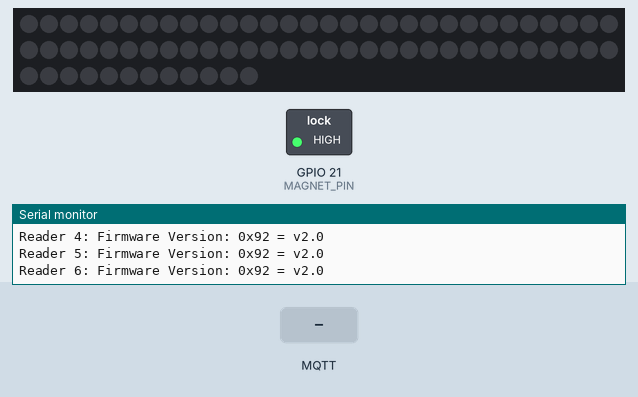
This sketch was run on a simulated ESP32. Shown: 72 RGB LEDs in strip order, left to right, continuing on the next row, switched loads named in the sketch (green lamp = pin HIGH), the last lines printed to the serial monitor. Inputs (shaded band) come from the test bench. WiFi joins after 1.5 s; servers stay silent unless stated; random numbers use the default seed unless the sketch sets one; no MQTT or app messages arrive unless stated.

Above: at 3.1 s.
3.2 s: MQTT message "solvle" arrives on the first subscribed topic
At 5.5 s:
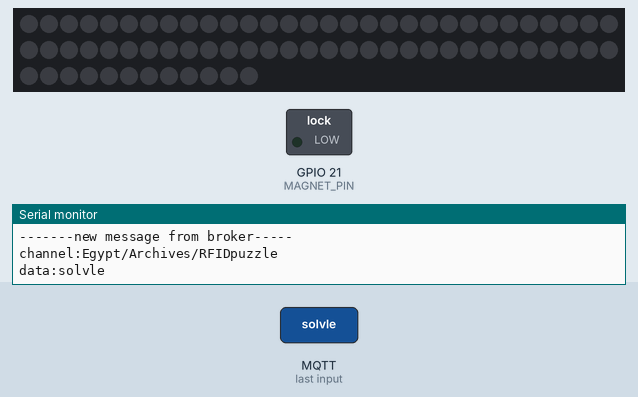
5.8 s: MQTT message "reset" arrives on the first subscribed topic
At 6.8 s:
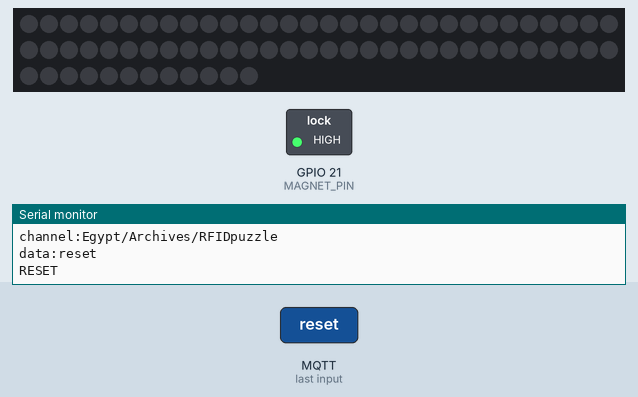
Timing chart, 0 to 8.8 s (numbered marks = the images above; inputs shaded):
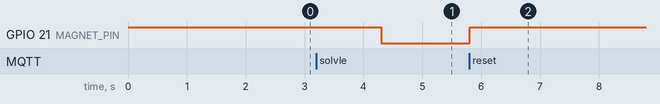

The sketch:

RFIDpuzzleArchives.ino
```cpp
// (licence header left out)
#include <PubSubClient.h>
#include <FastLED.h>
#include <WiFi.h>
#include <SPI.h>
#include <MFRC522.h>

boolean mqttRst = false;
boolean mqttSolve = false;

const char* ssid = "Control booth";
const char* password = "MontyLives";
const char* mqtt_server = "192.168.86.101";
#define mqtt_port 1883
#define MQTT_USER ""
#define MQTT_PASSWORD ""
#define MQTT_SERIAL_PUBLISH_CH "/icircuit/ESP32/serialdata/tx"
#define MQTT_SERIAL_RECEIVER_CH "/icircuit/ESP32/serialdata/rx"

#define DATA_PIN    17
#define LED_TYPE    WS2812B
#define COLOR_ORDER GRB
#define NUM_LEDS    72
CRGB leds[NUM_LEDS];

#define BRIGHTNESS          255
#define FRAMES_PER_SECOND  120

WiFiClient wifiClient;

PubSubClient client(wifiClient);

#define RST_PIN         22          // Configurable, see typical pin layout above
#define SS_1_PIN        4         // Configurable, take a unused pin, only HIGH/LOW required, must be different to SS 2
#define SS_2_PIN        5          // Configurable, take a unused pin, only HIGH/LOW required, must be different to SS 1
#define SS_3_PIN        12
#define SS_4_PIN        13
#define SS_5_PIN        14
#define SS_6_PIN        15
#define SS_7_PIN        16
#define MAGNET_PIN      21

#define NR_OF_READERS  7
#define RST_NUM         0

byte ssPins[] = {SS_1_PIN, SS_2_PIN, SS_3_PIN, SS_4_PIN, SS_5_PIN, SS_6_PIN,SS_7_PIN};

MFRC522 mfrc522[NR_OF_READERS];   // Create MFRC522 instance.

int tagID;
int lastValue;
int inputOrder[NR_OF_READERS] = {RST_NUM, RST_NUM, RST_NUM, RST_NUM, RST_NUM, RST_NUM,RST_NUM};
const int correctOrder[NR_OF_READERS] = {1, 2, 3, 4 , 5, 6,7};
int counter = 0;

/*
   Initialize.
*/

void setup_wifi() {
  delay(10);
  // We start by connecting to a WiFi network
  Serial.println();
  Serial.print("Connecting to ");
  Serial.println(ssid);
  WiFi.begin(ssid, password);
  while (WiFi.status() != WL_CONNECTED) {
    delay(500);
    Serial.print(".");
  }
  randomSeed(micros());
  Serial.println("");
  Serial.println("WiFi connected");
  Serial.println("IP address: ");
  Serial.println(WiFi.localIP());
}

void reconnect() {
  // Loop until we're reconnected
  while (!client.connected()) {
    Serial.print("Attempting MQTT connection...");
    // Create a random client ID
    String clientId = "ESP32Client-";
    clientId += String(random(0xffff), HEX);
    // Attempt to connect
    if (client.connect(clientId.c_str(), MQTT_USER, MQTT_PASSWORD)) {
      Serial.println("connected");
      //Once connected, publish an announcement...
      client.publish("Egypt/Archives/", "Archives RFID   puzzle online");
      // ... and resubscribe
      client.subscribe("Egypt/Archives/RFIDpuzzle");
    } else {
      Serial.print("failed, rc=");
      Serial.print(client.state());
      Serial.println(" try again in 5 seconds");
      // Wait 5 seconds before retrying
      delay(5000);
    }
  }
}

void callback(char* topic, byte * payload, unsigned int length) {
  payload[length] = '\0';
  String message = (char*)payload;
  Serial.println("-------new message from broker-----");
  Serial.print("channel:");
  Serial.println(topic);
  Serial.print("data:");
  Serial.write(payload, length);
  Serial.println();
  if (message == "reset") {
    mqttRst = true;
  }
  else if (message == "solvle") {
    mqttSolve = true;
  }
}

void checkConnection() {
  if (!client.connected()) {
    Serial.println("Lost connection");
    reconnect();
  }
}

void setup() {

  pinMode(MAGNET_PIN, OUTPUT);
  digitalWrite(MAGNET_PIN, HIGH);

  Serial.begin(115200);
  Serial.setTimeout(500);// Set time out for
  setup_wifi();
  client.setServer(mqtt_server, mqtt_port);
  client.setCallback(callback);
  reconnect();
  while (!Serial);    // Do nothing if no serial port is opened (added for Arduinos based on ATMEGA32U4)

  SPI.begin();        // Init SPI bus

  for (uint8_t reader = 0; reader < NR_OF_READERS; reader++) {
    mfrc522[reader].PCD_Init(ssPins[reader], RST_PIN); // Init each MFRC522 card
    Serial.print(F("Reader "));
    Serial.print(reader);
    Serial.print(F(": "));
    mfrc522[reader].PCD_DumpVersionToSerial();
  }

  // tell FastLED about the LED strip configuration
  FastLED.addLeds<LED_TYPE, DATA_PIN, COLOR_ORDER>(leds, NUM_LEDS).setCorrection(TypicalLEDStrip);
  //FastLED.addLeds<LED_TYPE,DATA_PIN,CLK_PIN,COLOR_ORDER>(leds, NUM_LEDS).setCorrection(TypicalLEDStrip);

  // set master brightness control
  FastLED.setBrightness(BRIGHTNESS);
  fill_solid( leds, NUM_LEDS, CHSV(0, 0, 0));
  FastLED.show();

}

/*
   Main loop.
*/
void loop() {
  checkConnection();
  client.loop();
  // Reset the loop if no new card present on the sensor/reader. This saves the entire process when idle.
  boolean solved = true;
  byte sector         = 1;
  byte blockAddr      = 5;
  byte dataBlock[]    = {
    0x01, 0x02, 0x03, 0x04, //  1,  2,   3,  4,
    0x05, 0x06, 0x07, 0x08, //  5,  6,   7,  8,
    0x09, 0x0a, 0xff, 0x0b, //  9, 10, 255, 11,
    0x0c, 0x0d, 0x0e, 0x0f  // 12, 13, 14, 15
  };
  byte trailerBlock   = 7;
  MFRC522::StatusCode status;
  byte buffer[18];
  byte size = sizeof(buffer);

  for (uint8_t reader = 0; reader < NR_OF_READERS; reader++) {
    // Look for new cards

    delay(10); //allow bus to settle

    mfrc522[reader].PCD_Init();

    if (mfrc522[reader].PICC_IsNewCardPresent() && mfrc522[reader].PICC_ReadCardSerial()) {
      status = (MFRC522::StatusCode) mfrc522[reader].MIFARE_Read(blockAddr, buffer, &size);
      if (status != MFRC522::STATUS_OK) {
        Serial.print(F("MIFARE_Read() failed: "));
        Serial.println(mfrc522[reader].GetStatusCodeName(status));
      }
      //Serial.print(F("Data in block ")); Serial.print(blockAddr); Serial.println(F(":"));
      dump_byte_array(buffer, 8); //Serial.println();
      Serial.print("Reader ");
      Serial.print(reader);
      Serial.print(": ");
      Serial.println(tagID);
      inputOrder[reader] = tagID;
      Serial.println(inputOrder[reader]);

      for (int i = 0; i < NR_OF_READERS; i++) {
        Serial.print(inputOrder[i]);
        Serial.print(" ");
      }

      mfrc522[reader].PICC_HaltA();
      mfrc522[reader].PCD_StopCrypto1();


    } //if (mfrc522[reader].PICC_IsNewC
    else {
      if (counter % 3 == 0) {
        inputOrder[reader] = RST_NUM;
      }
    }
    if (inputOrder[reader] != correctOrder[reader]) {
      publishState();
      solved = false;
    }

  } //for(uint8_t reader


  if (solved == true || mqttSolve == true) {
    publishState();
    digitalWrite(MAGNET_PIN, LOW);
    checkConnection();
    client.publish("Egypt/Archives/", "Archive RFID puzzle solved ");
    while (mqttRst == false) {
      client.loop();
    }

    checkConnection();
    client.publish("Egypt/Archives/", "Archive RFID puzzle reset");
    digitalWrite(MAGNET_PIN, HIGH);
    mqttRst = false;
    mqttSolve = false;
    for (int i = 0; i < NR_OF_READERS; i++) {
      inputOrder[i] = RST_NUM;
    }
    Serial.println("RESET");


  }


  counter = counter + 1;
}


void publishState() {

  int finalValue = 0;
  for (int i = 0; i < NR_OF_READERS; i++) {
    finalValue = finalValue + inputOrder[i] * (pow(10, (NR_OF_READERS - 1 - i)));
  }

  if (lastValue != finalValue) {
    String finalValueString = String(finalValue);
    client.publish("/Egypt/Archives/", (char*) finalValueString.c_str());
  }
  lastValue = finalValue;
}

//Helper routine to dump a byte array as hex values to Serial.

void dump_byte_array(byte * buffer, byte bufferSize) {
  tagID = buffer[0];
}
```

Measured:
- after the input at 3.2 s, GPIO 21 (MAGNET_PIN): HIGH → LOW after 1.1 s
- after the input at 5.8 s, GPIO 21 (MAGNET_PIN): LOW → HIGH at once
